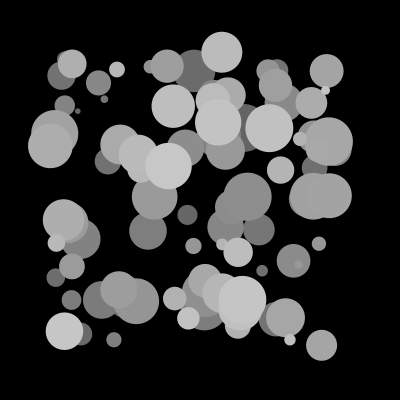
Frame 1 (no input)
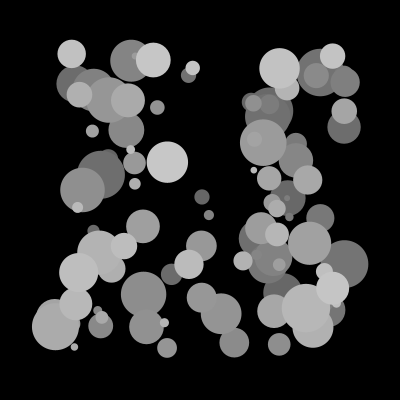
Frame 60 (the mouse pressed at the canvas centre just before this capture)
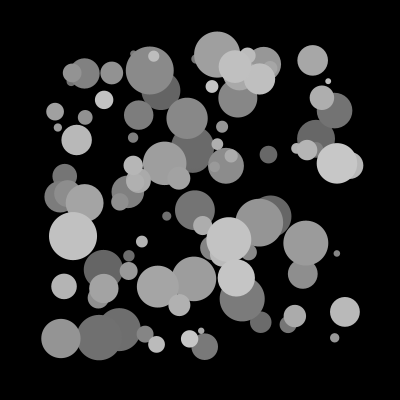
Frame 120 (the mouse held since frame 60 and released just before this capture)

The Processing sketch that drew these frames (run headless with seeded random() and noise(); from frame 60 on, the mouse is pressed at the canvas centre):

// Processing sketch: exercise_6
// ── exercise_6.pde
void setup() {
  size(400,400);
  //noLoop();
}

void draw() {
  background(0);
  int g = 100;
  noStroke();
  for (int i=0; i<100; i++){
    float x = random(50,350);
    float y = random(50,350);
    float r = random(5,50);
    
    fill(g);
    circle(x,y,r);
    
    g++;
    if (g==201)
      g = 100;
  }
}
